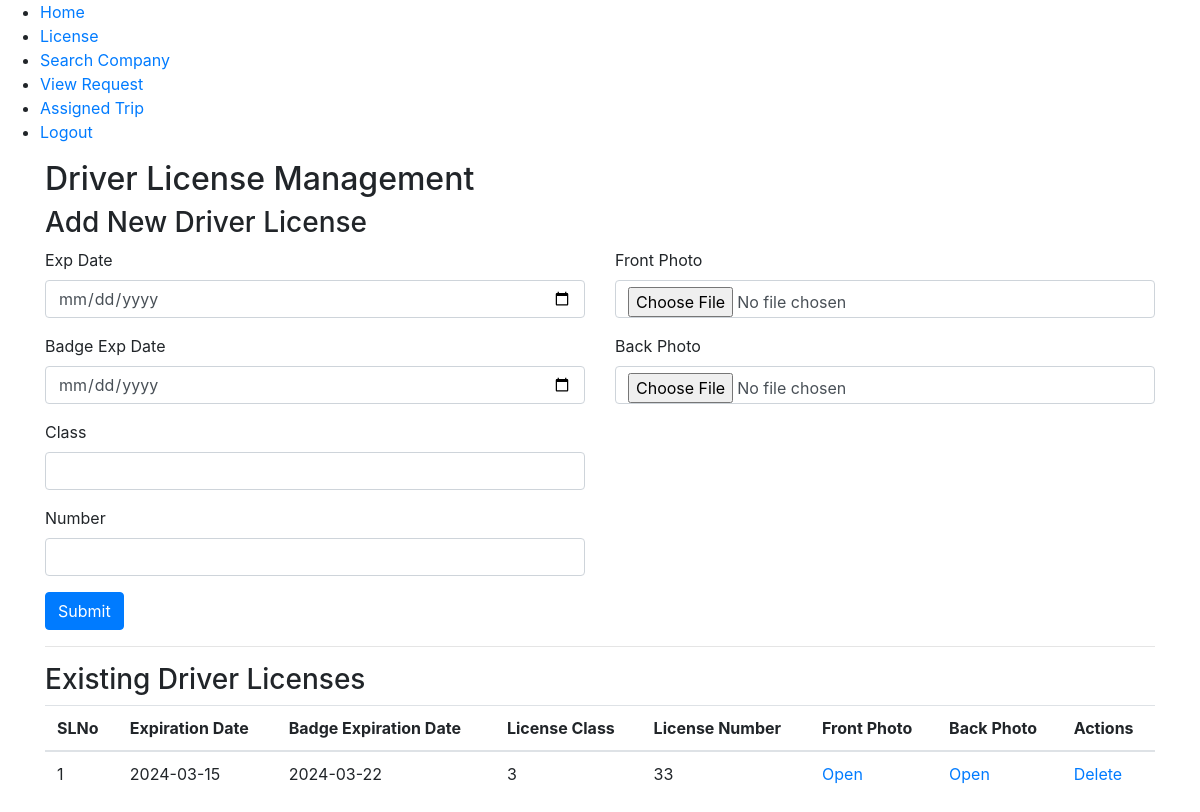
The app's page /Driver/DriverLicense/, older data.
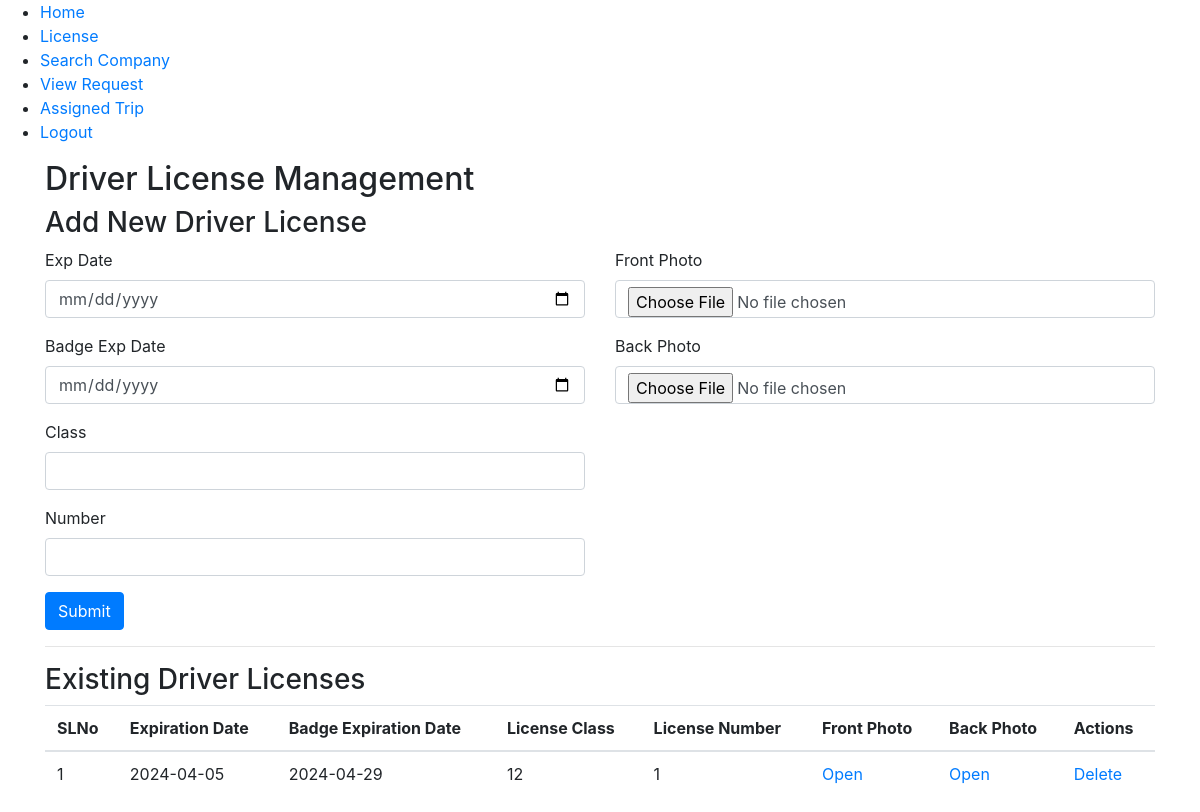
The same page, newer data.
### Driver/models.py (models this page shows)
class tbl_driver_license(models.Model):
    driver_license_front_photo = models.FileField(upload_to='Files/')
    driver_license_back_photo = models.FileField(upload_to='Files/')
    driver_license_date = models.DateField(auto_now_add=True)
    driver_license_exp_date = models.CharField(max_length=50)
    driver_license_badge_exp_date = models.CharField(max_length=50)
    driver_license_class = models.CharField(max_length=50)
    driver_license_number = models.CharField(max_length=50)
    driver_license_id = models.AutoField(primary_key=True)
    driver_id = models.ForeignKey(tbl_driver,on_delete=models.CASCADE)

### Driver/views.py (the view)
# urls.py: path('DriverLicense/',views.DriverLicense,name="DriverLicense"),
def DriverLicense(request):
    data = tbl_driver_license.objects.all()
    if request.method == "POST" and request.FILES:
        did = tbl_driver.objects.get(driver_id=request.session['did'])
        tbl_driver_license.objects.create(
            driver_license_exp_date=request.POST.get('txt_exp_date'),
            driver_license_badge_exp_date=request.POST.get('txt_badge_exp_date'),
            driver_license_class=request.POST.get('txt_class'),
            driver_license_number=request.POST.get('txt_number'),
            driver_license_front_photo=request.FILES.get('file_front_photo'),
            driver_license_back_photo=request.FILES.get('file_back_photo'),
            driver_id=did,
        )
        return render(request, "Driver/DriverLicense.html", {"data" : data})
    else:
        return render(request, "Driver/DriverLicense.html", {"data" : data})

### Driver/Templates/Driver/DriverLicense.html (shortened to what this page needs)
{% extends 'Driver/Include.html' %}
{% load static %}
{% block content %}
<!DOCTYPE html>
<html lang="en">
<head>
    <link href="https://stackpath.bootstrapcdn.com/bootstrap/4.5.2/css/bootstrap.min.css" rel="stylesheet">
</head>
<body>
    <div class="container">
        <h2>Driver License Management</h2>
        <h3>Add New Driver License</h3>
        <form method="post" enctype="multipart/form-data">
            <div class="row">
                <div class="col-md-6">
                    <div class="form-group">
                        <label for="txt_exp_date">Exp Date</label>
                        <input type="date" class="form-control" name="txt_exp_date" id="txt_exp_date" required>
                    </div>
                    <div class="form-group">
                        <label for="txt_badge_exp_date">Badge Exp Date</label>
                        <input type="date" class="form-control" name="txt_badge_exp_date" required id="txt_badge_exp_date">
                    </div>
                    <div class="form-group">
                        <label for="txt_class">Class</label>
                        <input type="text"  class="form-control" name="txt_class" id="txt_class" required >
                    </div>
                    <div class="form-group">
                        <label for="txt_number">Number</label>
                        <input type="number"  class="form-control" name="txt_number" id="txt_number" required>
                    </div>
                </div>
                <div class="col-md-6">
                    <div class="form-group">
                        <label for="file_proof">Front Photo</label>
                        <input type="file" class="form-control" name="file_front_photo" id="file_front_photo" required>
                    </div>
                    <div class="form-group">
                        <label for="file_back_photo">Back Photo</label>
                        <input type="file" class="form-control" name="file_back_photo" id="file_back_photo" required>
                    </div>
                </div>
            </div>
            <div class="form-group">
                <button type="submit" class="btn btn-primary" >Submit</button>
            </div>
        </form>
        <hr>
        <h3>Existing Driver Licenses</h3>
        <table class="table">
            <thead>
                <tr>
                    <th>SLNo</th>
                    <th>Expiration Date</th>
                    <th>Badge Expiration Date</th>
                    <th>License Class</th>
                    <th>License Number</th>
                    <th>Front Photo</th>
                    <th>Back Photo</th>
                    <th>Actions</th>
                </tr>
            </thead>
            <tbody>
                {% for license in data %}
                <tr>
                    <td>{{ forloop.counter }}</td>
                    <td>{{ license.driver_license_exp_date }}</td>
                    <td>{{ license.driver_license_badge_exp_date }}</td>
                    <td>{{ license.driver_license_class }}</td>
                    <td>{{ license.driver_license_number }}</td>
                    <td><a href="{{ license.driver_license_front_photo.url }}" target="_blank">Open</a></td>
                    <td><a href="{{ license.driver_license_back_photo.url }}" target="_blank">Open</a></td>
                    <td>
                        <a href="{% url 'driver:DeleteDriverLicense' license.driver_license_id %}">
                            Delete
                        </a>
                    </td>
                </tr>
                {% endfor %}
            </tbody>
        </table>
    </div>
</body>
</html>
{% endblock content %}

Row changes from the older to the newer data that the page shows:
removed tbl_driver_license: driver_license_exp_date "2024-03-15", driver_license_badge_exp_date "2024-03-22", driver_license_class "3", driver_license_number "33"
added tbl_driver_license: driver_license_exp_date "2024-04-05", driver_license_badge_exp_date "2024-04-29", driver_license_class "12", driver_license_number "1"
